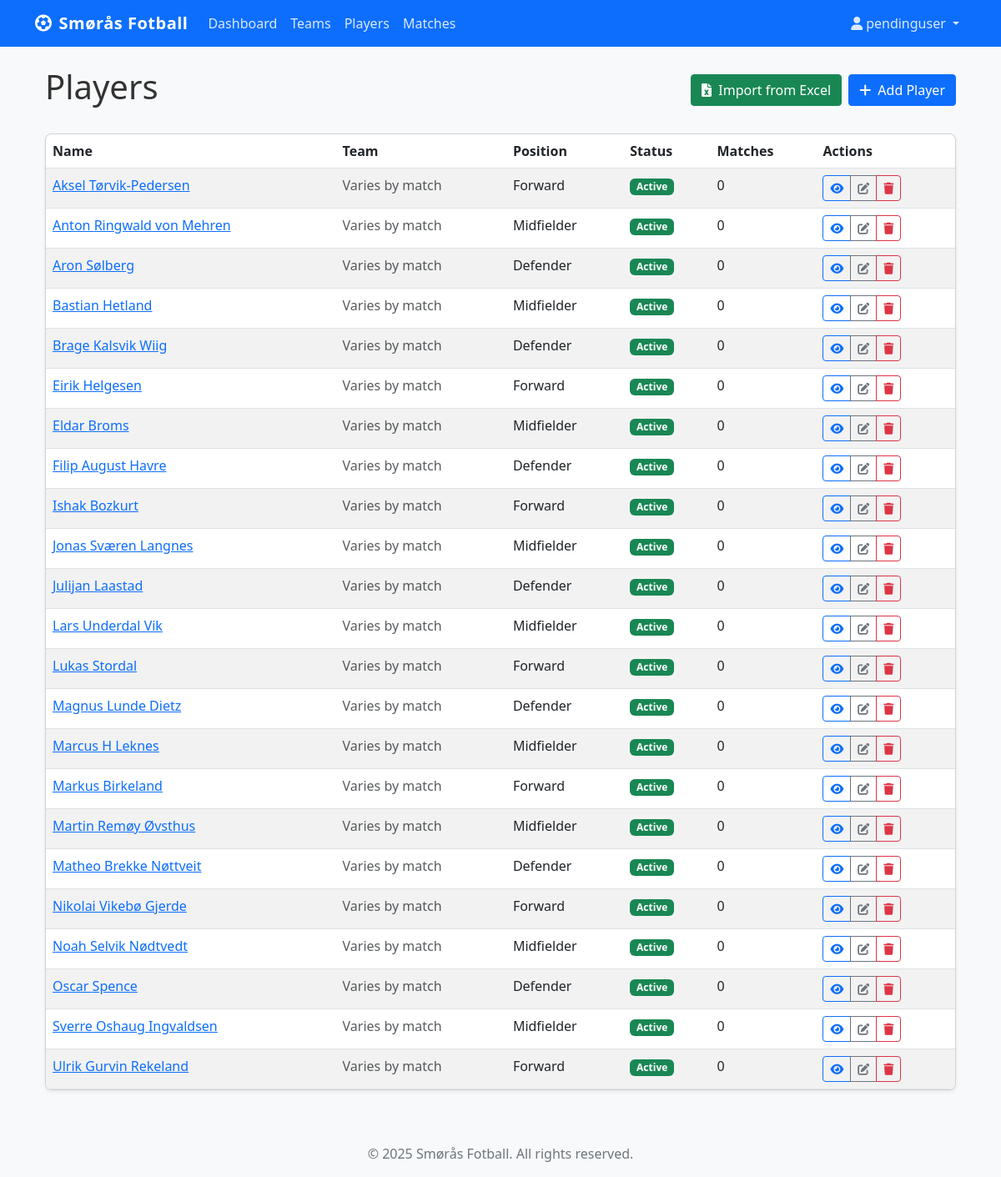
Page /team/players/ (signed in) on the committed database.
### teammanager/models.py (models this page shows, shortened)
class Player(models.Model):
    first_name = models.CharField(max_length=100)
    last_name = models.CharField(max_length=100, blank=True, null=True)
    position = models.CharField(max_length=50, blank=True, null=True)
    date_of_birth = models.DateField(blank=True, null=True)
    email = models.EmailField(blank=True, null=True)
    phone = models.CharField(max_length=20, blank=True, null=True)
    active = models.BooleanField(default=True)
    created_at = models.DateTimeField(auto_now_add=True)
    def total_matches(self):
        return self.match_appearances.count()

### teammanager/views.py (the view)
# urls.py: path('players/', views.PlayerListView.as_view(), name='player-list'),
class PlayerListView(LoginRequiredMixin, ListView):
    model = Player
    context_object_name = 'players'
    def get_context_data(self, **kwargs):
        context = super().get_context_data(**kwargs)
        context['excel_form'] = ExcelUploadForm()
        context['is_admin'] = self.request.user.profile.is_admin()
        context['is_coach'] = self.request.user.profile.is_coach()
        context['is_player'] = self.request.user.profile.is_player()
        context['is_approved'] = self.request.user.profile.is_approved()
        context['can_create'] = context['is_approved'] and (context['is_admin'] or context['is_coach'])
        context['can_import'] = context['is_approved'] and context['is_admin']
        return context

### teammanager/models.py (called while the page is built)
    def is_approved(self):
        return self.status == 'approved'

    def is_admin(self):
        return self.role == 'admin' and self.is_approved()

    def is_coach(self):
        return self.role == 'coach' and self.is_approved()

    def is_player(self):
        return self.role == 'player' and self.is_approved()

### templates/teammanager/player_list.html (shortened to what this page needs)
{% extends 'base.html' %}
{% block content %}
<div class="container">
    <div class="d-flex justify-content-between align-items-center mb-4">
        <h1>Players</h1>
        <div class="d-flex gap-2">
            <a href="{% url 'import-players-excel' %}" class="btn btn-success">
                <i class="fas fa-file-excel me-1"></i> Import from Excel
            </a>
            <a href="{% url 'player-add' %}" class="btn btn-primary">
                <i class="fas fa-plus me-1"></i> Add Player
            </a>
        </div>
    </div>
    {% if players %}
    <div class="card shadow-sm">
        <div class="card-body p-0">
            <div class="table-responsive">
                <table class="table table-striped table-hover mb-0">
                    <thead>
                        <tr>
                            <th>Name</th>
                            <th>Team</th>
                            <th>Position</th>
                            <th>Status</th>
                            <th>Matches</th>
                            <th>Actions</th>
                        </tr>
                    </thead>
                    <tbody>
                        {% for player in players %}
                        <tr>
                            <td>
                                <a href="{% url 'player-detail' player.id %}">
                                    {{ player.first_name }} {% if player.last_name %}{{ player.last_name }}{% endif %}
                                </a>
                            </td>
                            <td>
                                <span class="text-muted">Varies by match</span>
                            </td>
                            <td>{{ player.position|default:"-" }}</td>
                            <td>
                                {% if player.active %}
                                <span class="badge bg-success">Active</span>
                                {% else %}
                                <span class="badge bg-secondary">Inactive</span>
                                {% endif %}
                            </td>
                            <td>{{ player.total_matches }}</td>
                            <td>
                                <div class="btn-group btn-group-sm">
                                    <a href="{% url 'player-detail' player.id %}" class="btn btn-outline-primary">
                                        <i class="fas fa-eye"></i>
                                    </a>
                                    <a href="{% url 'player-edit' player.id %}" class="btn btn-outline-secondary">
                                        <i class="fas fa-edit"></i>
                                    </a>
                                    <a href="{% url 'player-delete' player.id %}" class="btn btn-outline-danger">
                                        <i class="fas fa-trash"></i>
                                    </a>
                                </div>
                            </td>
                        </tr>
                        {% endfor %}
                    </tbody>
                </table>
            </div>
        </div>
    </div>
    {% else %}
    <div class="alert alert-info">
        <i class="fas fa-info-circle me-2"></i> No players found. <a href="{% url 'player-add' %}" class="alert-link">Add a player</a> to get started.
    </div>
    {% endif %}
</div>
{% endblock %}

### templates/base.html (shortened to what this page needs)
<!DOCTYPE html>
<html lang="en">
<head>
    <link href="https://cdn.jsdelivr.net/npm/bootstrap@5.3.0/dist/css/bootstrap.min.css" rel="stylesheet">
    <link rel="stylesheet" href="https://cdnjs.cloudflare.com/ajax/libs/font-awesome/6.0.0/css/all.min.css">
    <link rel="stylesheet" href="/static/css/style.css">
</head>
<body>
    <nav class="navbar navbar-expand-lg navbar-dark bg-primary">
        <div class="container">
            <a class="navbar-brand" href="{% url 'home' %}">
                <i class="fas fa-futbol me-2"></i>Smørås Fotball
            </a>
            <div class="collapse navbar-collapse" id="navbarNav">
                <ul class="navbar-nav me-auto">
                    {% if user.is_authenticated %}
                    <li class="nav-item">
                        <a class="nav-link" href="{% url 'dashboard' %}">Dashboard</a>
                    </li>
                    <li class="nav-item">
                        <a class="nav-link" href="{% url 'team-list' %}">Teams</a>
                    </li>
                    <li class="nav-item">
                        <a class="nav-link" href="{% url 'player-list' %}">Players</a>
                    </li>
                    <li class="nav-item">
                        <a class="nav-link" href="{% url 'match-list' %}">Matches</a>
                    </li>
                    {% endif %}
                </ul>
                <ul class="navbar-nav">
                    {% if user.is_authenticated %}
                    <li class="nav-item dropdown">
                        <a class="nav-link dropdown-toggle" href="#" role="button" data-bs-toggle="dropdown">
                            <i class="fas fa-user me-1"></i>{{ user.username }}
                        </a>
                    </li>
                    {% endif %}
                </ul>
            </div>
        </div>
    </nav>
    <main class="container py-4">
        {% block content %}{% endblock %}
    </main>
    <footer class="bg-light py-3 mt-4">
        <div class="container text-center">
            <p class="mb-0">&copy; {% now "Y" %} Smørås Fotball. All rights reserved.</p>
        </div>
    </footer>
</body>
</html>

### static/css/style.css (style rules this page uses)
body { font-family: 'Segoe UI', Tahoma, Geneva, Verdana, sans-serif; color: #333; background-color: #f8f9fa; }
.navbar-brand { font-weight: 600; letter-spacing: 0.5px; }
.navbar-dark .navbar-nav .nav-link { color: rgba(255, 255, 255, 0.85); }
.card { border-radius: 0.5rem; overflow: hidden; transition: all 0.3s ease; }
.btn { border-radius: 0.25rem; font-weight: 500; }
.btn-primary { background-color: #0d6efd; border-color: #0d6efd; }
.btn-outline-primary { color: #0d6efd; border-color: #0d6efd; }
footer { margin-top: 3rem; padding: 1.5rem 0; color: #6c757d; }

### rows in the picture
Player: first_name "Aksel", last_name "Tørvik-Pedersen", position "Forward", active "Active", total_matches "0"
Player: first_name "Anton", last_name "Ringwald von Mehren", position "Midfielder", active "Active", total_matches "0"
Player: first_name "Aron", last_name "Sølberg", position "Defender", active "Active", total_matches "0"
Player: first_name "Bastian", last_name "Hetland", position "Midfielder", active "Active", total_matches "0"
Player: first_name "Brage", last_name "Kalsvik Wiig", position "Defender", active "Active", total_matches "0"
Player: first_name "Eirik", last_name "Helgesen", position "Forward", active "Active", total_matches "0"
Player: first_name "Eldar", last_name "Broms", position "Midfielder", active "Active", total_matches "0"
Player: first_name "Filip", last_name "August Havre", position "Defender", active "Active", total_matches "0"
Player: first_name "Ishak", last_name "Bozkurt", position "Forward", active "Active", total_matches "0"
Player: first_name "Jonas", last_name "Sværen Langnes", position "Midfielder", active "Active", total_matches "0"
Player: first_name "Julijan", last_name "Laastad", position "Defender", active "Active", total_matches "0"
Player: first_name "Lars", last_name "Underdal Vik", position "Midfielder", active "Active", total_matches "0"
Player: first_name "Lukas", last_name "Stordal", position "Forward", active "Active", total_matches "0"
Player: first_name "Magnus", last_name "Lunde Dietz", position "Defender", active "Active", total_matches "0"
Player: first_name "Marcus", last_name "H Leknes", position "Midfielder", active "Active", total_matches "0"
Player: first_name "Markus", last_name "Birkeland", position "Forward", active "Active", total_matches "0"
Player: first_name "Martin", last_name "Remøy Øvsthus", position "Midfielder", active "Active", total_matches "0"
Player: first_name "Matheo", last_name "Brekke Nøttveit", position "Defender", active "Active", total_matches "0"
Player: first_name "Nikolai", last_name "Vikebø Gjerde", position "Forward", active "Active", total_matches "0"
Player: first_name "Noah", last_name "Selvik Nødtvedt", position "Midfielder", active "Active", total_matches "0"
Player: first_name "Oscar", last_name "Spence", position "Defender", active "Active", total_matches "0"
Player: first_name "Sverre", last_name "Oshaug Ingvaldsen", position "Midfielder", active "Active", total_matches "0"
Player: first_name "Ulrik", last_name "Gurvin Rekeland", position "Forward", active "Active", total_matches "0"

### other values in the picture
{{ user.username }} "pendinguser"
